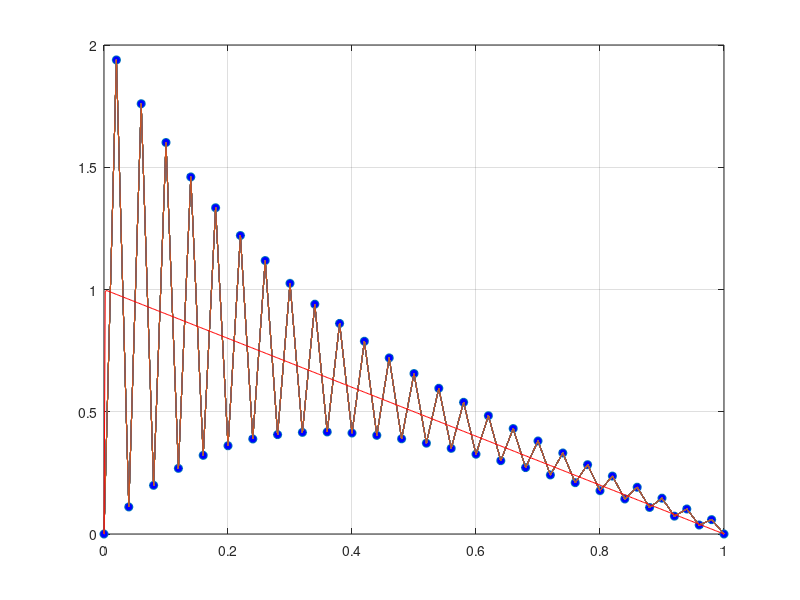
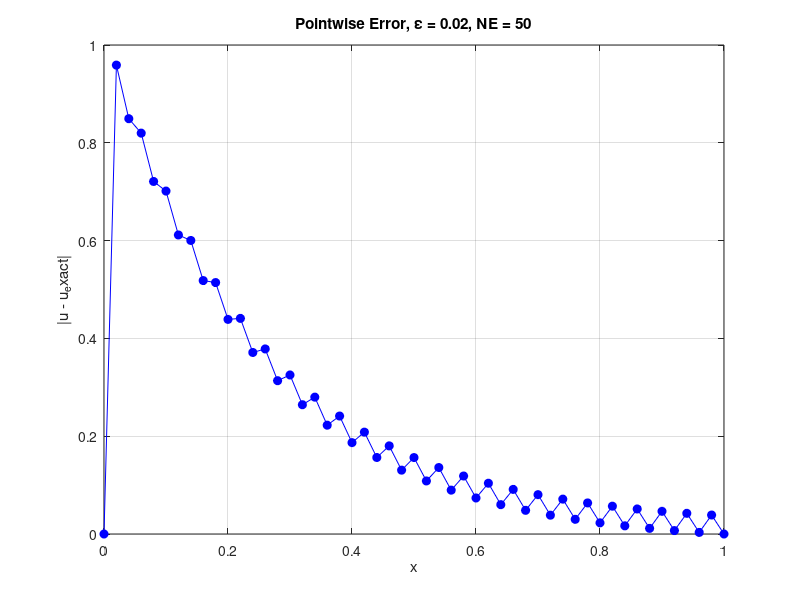

Reproduce these figures in MATLAB, in order.
%{
***************************************************************************
845G1 - FEM 1D code 
Author: Chandrasekhar Venkataraman
adapted from code of
Cuneyt Sert
Date: 30.03.2013
***************************************************************************

Solves the following model PDE using linear finite elements in 1D.
-d/dx[a(x)*du/dx] + b(x)*du/dx + c(x)*u = f(x)
with two boundary conditions.


It is assumed that global nodes are ordered starting with 1 at the
minimum x value and increasing one by one upto NN = NE+1 corresponding
to the maximum x value.

***************************************************************************
Variables are:
***************************************************************************
USER INPUTS :

NE         : Number of elements.
NGP        : Number of GQ points used in numerical integration.
aFunc      : a(x) of the model DE.
bFunc      : b(x) of the model DE.
cFunc      : c(x) of the model DE.
fFunc      : f(x) of the model DE.
xMin, xMax : Minimum and maximum coordinates of the problem domain.
BCtype     : BC type of left (min x) and right (max x) boundaries.
             Array of size 2.
             1: EBC (Dirichlet), 2: NBC (Neumann)
EBCdata    : Array of 2. Stores PV for given EBCs, if there are any.
NBCdata    : Array of 2. Stores SV for given NBCs, if there are any.

OTHER VARIABLES :

NN         : Number of nodes of the mesh. It is NE+1 for linear elements.
coord      : Coordinates of mesh nodes, array of length NN.
GQpoint    : Gauss quadrature points, array of size NGP.
GQweight   : Gauss quadrature weights, array of size NGP.
ksi        : Coordinate on the reference element.
S          : Linear shape functions evaluated at GQ points. Array of size
             NGP.
dS         : Derivatives of shape functions evaluated at GQ points. Array
             of size NGP.
Ke         : Element level stiffness matrix of size 2x2.
Fe         : Element level force vector of size 2x1.
K          : Global stiffness matrix of size NNxNN. Although it is a sparse
             matrix, it is stored in full form for simplicity.
F          : Global force vector of size NN.
u          : Array of unknowns. Length NN.

%}




clc;
clear all;
close all;

% ************************************************************************
% Problem dependent data
% ************************************************************************

NE     =  50; %change this to see different mesh sizes     
NGP    =  3;  % number of quadrature points
epsilon    =  0.02;  %%added variable epsilon (FP) and new function
aFunc  =  'epsilon^2';   % Note that the 1st term of the solved DE has a minus sign. 
bFunc  =  '-1';
cFunc  =  '0';
fFunc  =  '1';
xMin   =  0;
xMax   =  1;

BCtype(1) = 1;  % 1: EBC, 2: NBC 
BCtype(2) = 1;  %%changed boundary conditions to dirichlet

EBCdata(1) = 0;
EBCdata(2) = 0;

NBCdata(1) = 0;
NBCdata(2) = 1;


% ************************************************************************
% Calculate node coordinates of the 1D mesh
% ************************************************************************

% Calculate the number of nodes (note linear elements)
NN = NE + 1;

range = xMax - xMin;

% Calculate nodal coordinates assuming uniform grid
he = range / NE;   % Length of each element.
for i = 1:NN
   coord(i) = xMin + (i-1) * he;
end




% ************************************************************************
% Enter Gauss Quadrature points and weights for different NGP values
% ************************************************************************
GQpoint  = zeros(NGP,1);
GQweight = zeros(NGP,1);

if NGP == 1  % One-point quadrature
   GQpoint(1) = 0;
   GQweight(1) = 2;
elseif NGP == 2  % Two-point quadrature
   GQpoint(1) = -sqrt(1/3);
   GQpoint(2) = sqrt(1/3);
   GQweight(1) = 1;
   GQweight(2) = 1;
elseif NGP == 3  % Three-point quadrature
   GQpoint(1) = -sqrt(3/5);
   GQpoint(2) = 0;
   GQpoint(3) = sqrt(3/5);
   GQweight(1) = 5/9;
   GQweight(2) = 8/9;
   GQweight(3) = 5/9;
end




% ************************************************************************
% Calculate shape functions and their derivatives at GQ points
% ************************************************************************

S  = zeros(2, NGP);
dS = zeros(2, NGP);

for i = 1:NGP
   S(1,i)  = 0.5 * (1 - GQpoint(i));
   S(2,i)  = 0.5 * (1 + GQpoint(i));
   dS(1,i) = -0.5; %Linear shape fnc.!
   dS(2,i) = 0.5;
end




% ************************************************************************
% Calculate global system matrix by the assembly of element matrices
% Note we transform to the reference elemement [-1,1] for integration
% ************************************************************************

K = zeros(NN, NN);
F = zeros(NN, 1);

for e = 1:NE
   % Intitialize Ke and Fe to zero.
   Ke = zeros(2,2);
   Fe = zeros(2,1);

   for k = 1:NGP   % Loop over quadrature points
      % Calculate global x coordinate that corresponds to local ksi.
      ksi = GQpoint(k);   % k-th GQ point
      % Calculate the x value inside element e that corresponds to ksi.
      x1e = coord(e);
      x2e = coord(e+1);
      x = 0.5 * (x2e - x1e) * ksi + 0.5 * (x1e + x2e);

      % Evaluate coefficients at this x value.
      aValue = eval(aFunc);
      bValue = eval(bFunc);
      cValue = eval(cFunc);
      fValue = eval(fFunc);

      % Calculate Jacobian of the element
      Jacob = 0.5 * (x2e - x1e);
      
      for i = 1:2
        for j = 1:2
           Ke(i,j) = Ke(i,j) + (aValue * dS(i,k)/Jacob * dS(j,k)/Jacob + ...
                                bValue * S(i,k) * dS(j,k)/Jacob + ...
                                cValue * S(i,k) * S(j,k)) * Jacob * GQweight(k);
        end
      end
      
      for i = 1:2
         Fe(i) = Fe(i) + S(i,k) * fValue * Jacob * GQweight(k);
      end
      
   end  % End of loop over all GQP
   
   % Assemble [Ke] into [K]
   K(e,e)     = K(e,e)     + Ke(1,1);
   K(e,e+1)   = K(e,e+1)   + Ke(1,2);
   K(e+1,e)   = K(e+1,e)   + Ke(2,1);
   K(e+1,e+1) = K(e+1,e+1) + Ke(2,2);

   % Assemble {Fe} into {F}
   F(e)   = F(e)   + Fe(1);
   F(e+1) = F(e+1) + Fe(2);

end  % End of element loop




% ************************************************************************
% Apply BCs
% ************************************************************************
% For EBCs [K] and {F} are modified
% SV values specified for NBCs are added to {F}.

% Left boundary
node = 1;

switch BCtype(1)
  case{1}   % If this BC is of EBC type
   F(node) = EBCdata(1);
   K(node,:) = 0.0;     % Equate node-th of [K] to zero.
   K(node,node) = 1.0;  % Equate diagonal of the node-th row of [K] to one.
   
  case{2}   % If this BC is of NBC type
   F(node) = F(node) + NBCdata(1);   % Add given SV value to {F}.
end


% Right boundary
node = NN;

switch BCtype(2)
  case{1}   % If this BC is of EBC type
   F(node) = EBCdata(2);
   K(node,:) = 0.0;     % Equate node-th row of [K] to zero.
   K(node,node) = 1.0;  % Equate diagonal of the node-th row of [K] to one.
   
  case{2}   % If this BC is of NBC type
   F(node) = F(node) + NBCdata(2);   % Add given SV value to {F}.
end




% ************************************************************************
% Solve the global system of [K]{u}={F}
% ************************************************************************

u = K\F;




% ************************************************************************
% Output the results and plot the solution
% ************************************************************************


% Write the calculated unknowns on the screen
disp('Calculated unknowns are:');
disp(u);

% Plot the nodal values as circles.
plot(coord, u, 'o', 'MarkerFaceColor', 'b');
hold(gca, 'on');

% Plot the solution over each element as lines. Straight lines are enough
% for linear elements.
for e = 1:NE
   plot (coord, u);  % Plot the linear solution over element e.
end

grid on;

 %Plot the exact solution if known
 x = xMin:(xMax-xMin)/500:xMax;
 %exact solution
 uexact = -x + (1 - exp(-x/epsilon^2)) / (1 - exp(-1/epsilon^2));
 plot(x, uexact, 'r'); %%changed the exact solution (FP)
 
%exact solution and errors
uexact_nodes = interp1(x, uexact, coord)';
abs_error = abs(u - uexact_nodes);

figure;
plot(coord, abs_error, 'b-o', 'MarkerFaceColor', 'b');
xlabel('x');
ylabel('|u - u_exact|');
title(['Pointwise Error, \epsilon = ', num2str(epsilon), ', NE = ', num2str(NE)]);
grid on;

%{
clc; clear all; close all;  
Plot for different values of epsilon
 x = 0:0.001:1
 eps_values = [1, 0.5, 0.2, 0.1, 1/50];

 hold on;
 for eps = eps_values
     u_exact = -x + (1 - exp(-x/eps^2)) / (1 - exp(-1/eps^2));
     plot(x, u_exact, 'LineWidth', 2, 'DisplayName', ['\epsilon = ', num2str(eps)]);
 end
 legend show;
 grid on;
%}

fprintf(1, '\nThe code  terminated properly.\n\n');
